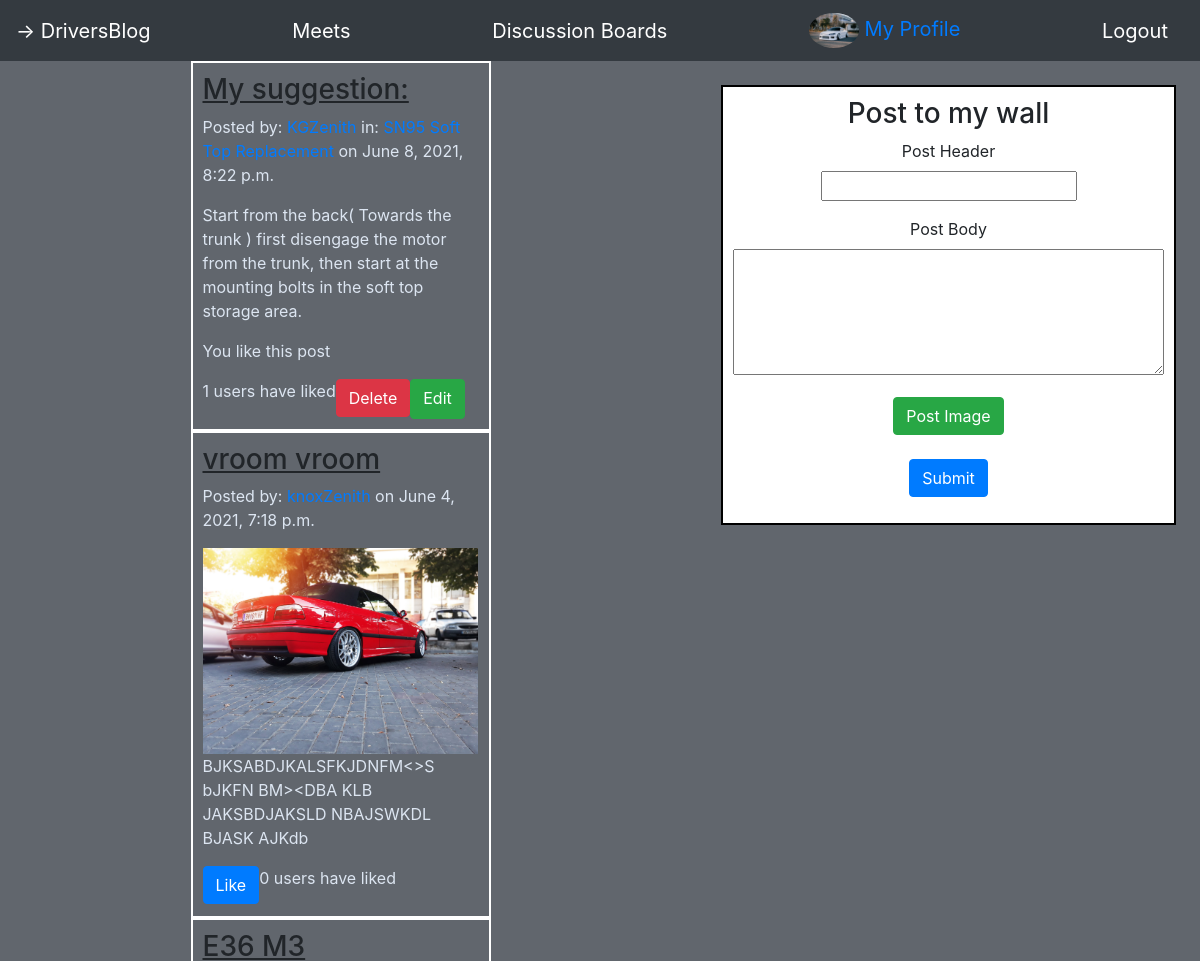
The page /dashboard (signed in) on the database its author committed.
### users_app/models.py (models this page shows)
class User(models.Model):
    id = models.AutoField(primary_key=True)
    user_name = models.CharField(max_length=50)
    email = models.CharField(max_length=200)
    password = models.CharField(max_length=200)
    pfp = models.ImageField(upload_to='img/', default='/img/pfp.png')
    created_at = models.DateTimeField(auto_now_add=True)
    updated_at = models.DateTimeField(auto_now=True)
    objects = UserManager()

class Post(models.Model):
    id = models.AutoField(primary_key=True)
    header = models.CharField(max_length=40)
    img = models.ImageField(blank=True, upload_to="img/posts/")
    content = models.CharField(max_length=260)
    creator = models.ForeignKey(User, related_name="posts", on_delete=models.CASCADE)
    likes = models.ManyToManyField(User, related_name="users_liked")
    thread = models.ForeignKey(Thread, related_name="responses", on_delete=models.CASCADE, null=True)
    created_at = models.DateTimeField(auto_now_add=True)
    updated_at = models.DateTimeField(auto_now=True)
    objects = PostManager()

### users_app/views.py (the view)
# urls.py: path('dashboard', views.dashboard),
def dashboard(request):
    if "user_id" not in request.session:
        return redirect('/')
    logged_user = User.objects.get(id=request.session['user_id'])
    followersList = [logged_user.id]
    for followed in logged_user.followers.all():
        followersList.append(followed.user_id_id)
    context = {
        "logged_user" : logged_user,
        "followingPosts": Post.objects.filter(creator__in=followersList).order_by("-created_at")
    }
    return render(request, 'success.html', context)

### users_app/templates/success.html (shortened to what this page needs)
<!DOCTYPE html>
<html lang="en">
<head>
    {% load static %}
    <link rel="stylesheet" href="{% static 'css/style.css' %}">
    <link rel="stylesheet" href="https://stackpath.bootstrapcdn.com/bootstrap/4.3.1/css/bootstrap.min.css">
</head>
<body id="pageBody">
    <nav class="navbar navbar-dark bg-dark">
        <span class="navbar-brand">	&#8594; DriversBlog</span>
        <a href="/meets" class='navbar-brand'>Meets</a>
        <a href="discussions" class="navbar-brand">Discussion Boards</a>
        <span class="navbar-brand"><a href="/profile" id="profileLink"><img class="rounded-circle" src="{{logged_user.pfp.url}}" height="35px" width="50px" alt=""> My Profile</a></span>
        <a href="/logout" class="navbar-brand">Logout</a>
    </nav>
    <div id="homeContainer" class="d-flex justify-content-between">
        <div id="wall">
            {% for post in followingPosts.all %}
            <div id="userPost">
                <span>
                    <h3>
                        <u>{{ post.header }}</u>
                    </h3>
                    <p>Posted by: <a id="userLink" href="/users/{{post.creator.id}}">{{ post.creator.user_name }}</a>
                        {% if post.thread %}
                           in: <a href="/discussions/{{ post.thread.id}}">{{ post.thread.title }}</a>
                        {% endif %}
                         on {{ post.created_at }}
                    </p>
                </span>
                {% if post.img %}
                    <img src="{{ post.img.url }}" width="275px"/>
                {% endif %}
                <p>{{ post.content }}</p>
                {% if logged_user not in post.likes.all  %}
                <span class="d-flex">
                    <form method="POST" action="/likePost">
                        <button class="btn btn-primary"type="submit">Like</button>
                    </form>
                {% else %}
                <p>You like this post</p>
                {% endif %}
                    <span class="d-flex"><p>{{ post.likes.all|length }} users have liked </p>
                        {% if post.creator.id == logged_user.id %}
                        <form action="/deletePost/{{ post.id }}" method="POST">
                            <input type="submit" class="btn btn-danger" value="Delete"/>
                        </form>
                        {% endif %}
                        {% if post.creator.id  == logged_user.id %}
                        <a href="/post/{{ post.id }}/edit" class="btn btn-success">Edit</a>
                        {% endif %}
                    </span>
                </span>
            </div>
            {% endfor %}
        </div>
        <div id="postForm" class="ml-3">
            <div id="formBorder">
                <h3>Post to my wall</h3>
                <form action="/post" method="POST" enctype="multipart/form-data" >
                    <p>
                        <label for="header">Post Header</label><br />
                        <input type="text" name="header" />
                    </p>
                    <p>
                        <label for="content">Post Body</label><br />
                        <textarea name="content" maxlength="260" rows="5" cols="40"></textarea>
                    </p>
                    <p>
                        <label for="postImg" class="btn btn-success">Post Image</label>
                    </p>
                    <p>
                        <input type="submit" class="btn btn-primary"/>
                    </p>
                </form>
            </div>
        </div>
    </div>
</body>
</html>

### users_app/static/css/style.css (style rules this page uses)
#pageBody { background-color:#61666d; }
nav { position: fixed; }
#userPost p { color: rgb(220, 229, 241); }
#userLink { text-decoration: black; }
#wall { overflow-y: scroll; min-height:700px; max-width: 350px; margin: auto; max-height: 900px; }
#userPost { width: 300px; animation: fadein 2s; border: 2px solid white; padding: 10px; margin: auto; }
#homeContainer { animation: fadein 2s; }
#userPost p { word-break: break-word; white-space: normal; }
#profileLink { text-decoration: none; }
#postForm { padding: 2%; }
#formBorder { border: 2px solid black; padding: 10px; background-color: white; max-width: fit-content; }
#postForm p, #postForm h3 { text-align: center; }

### rows shown on the page
User: pfp (picture)
Post: header "My suggestion:", created_at "June 8, 2021, 8:22 p.m.", content "Start from the back( Towards the trunk ) first disengage the motor from the trunk, then start at the mounting bolts in the soft top storage area.", shows "You like this post", likes.all|length "1"
Post: header "vroom vroom", created_at "June 4, 2021, 7:18 p.m.", img (picture), content "BJKSABDJKALSFKJDNFM<>S bJKFN BM><DBA KLB JAKSBDJAKSLD NBAJSWKDL BJASK AJKdb", likes.all|length "0"
